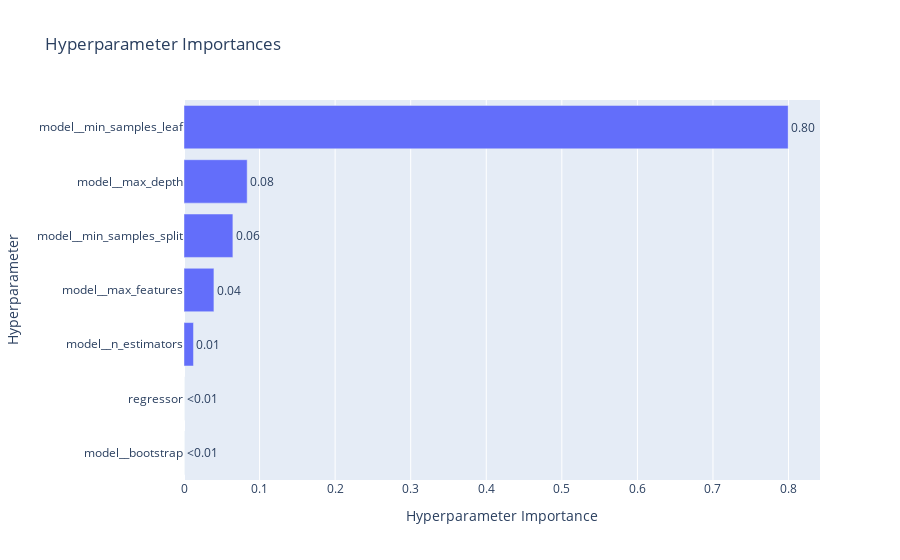

Source (notebook cell):
### Code cell
fig2 = optuna.visualization.plot_param_importances(study)
show(fig2)

### Figure 1 — Plotly figure (JSON) as saved in the notebook; plotly's stock layout.template omitted (floating-point values rounded to 4 significant figures)
{"data": [{"cliponaxis": false, "hovertemplate": ["model__bootstrap (CategoricalDistribution): 0.0<extra></extra>", "regressor (CategoricalDistribution): 0.0<extra></extra>", "model__n_estimators (IntDistribution): 0.012543033767689388<extra></extra>", "model__max_features (CategoricalDistribution): 0.03960663692003548<extra></extra>", "model__min_samples_split (IntDistribution): 0.06469064976787733<extra></extra>", "model__max_depth (IntDistribution): 0.08361149450783661<extra></extra>", "model__min_samples_leaf (IntDistribution): 0.7995481850365611<extra></extra>"], "name": "Objective Value", "orientation": "h", "text": ["<0.01", "<0.01", "0.01", "0.04", "0.06", "0.08", "0.80"], "textposition": "outside", "type": "bar", "x": [0, 0, 0.01254, 0.03961, 0.06469, 0.08361, 0.7995], "y": ["model__bootstrap", "regressor", "model__n_estimators", "model__max_features", "model__min_samples_split", "model__max_depth", "model__min_samples_leaf"]}], "layout": {"title": {"text": "Hyperparameter Importances"}, "xaxis": {"title": {"text": "Hyperparameter Importance"}}, "yaxis": {"title": {"text": "Hyperparameter"}}}}
